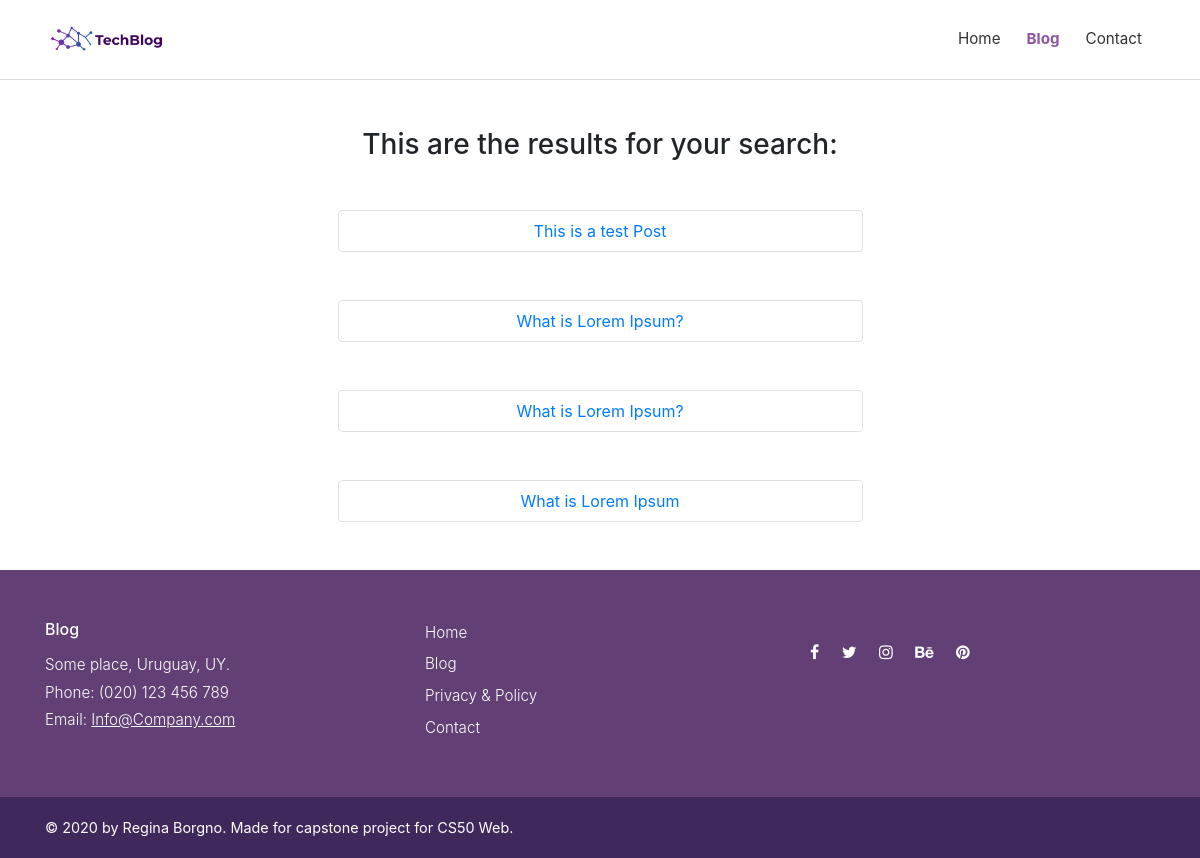
The app's page /search/ with its own data.
### posts/models.py (models this page shows, shortened)
class Post(models.Model):
    title = models.CharField(max_length=100)
    overview = models.TextField()
    timestamp = models.DateTimeField(auto_now_add=True)
    content = RichTextField(blank= True, null= True)
    author = models.ForeignKey(Author, on_delete=models.CASCADE)
    thumbnail = models.ImageField()
    categories = models.ManyToManyField(Category)
    featured = models.BooleanField()
    previous_post = models.ForeignKey(
        'self', related_name='previous', on_delete=models.SET_NULL, blank=True, null=True)
    next_post = models.ForeignKey(
        'self', related_name='next', on_delete=models.SET_NULL, blank=True, null=True)
    def get_absolute_url(self):
        return reverse('post-detail', kwargs={
            'id': self.id
        })

### posts/views.py (the view)
# urls.py: path('search/', search, name='search'),
def search(request):
    queryset = Post.objects.all()
    query = request.GET.get('q')
    if query:
        queryset = queryset.filter(
            Q(title__icontains=query) |
            Q(overview__icontains=query)
        ).distinct()
    context = {
        'queryset': queryset
    }
    return render(request, 'search_results.html', context)

### templates/search_results.html
{% extends 'layout.html' %}
{% load static %}
{% block content %}
<div class="container my-5">
    <div class="col-lg-6 mx-auto">
      <h3 class="text-center">This are the results for your search:</h3>
        {% for post in queryset %}
            <div class="text-center my-5 py-2 px-5 rounded table-bordered">
                <a href="{{ post.get_absolute_url }}">
                {{ post.title }}
               </a>
            </div>
        {% endfor %}
  </div>
</div>
{% endblock %}

### static_in_env/css/style.css (style rules this page uses)
body { overflow-x: hidden; }
a, i, span { display: inline-block; text-decoration: none; -webkit-transition: all 0.3s; transition: all 0.3s; }
h1, h2, h3, h4, h5, h6 { margin-bottom: 15px; }

### records on screen
Post: title "This is a test Post"
Post: title "What is Lorem Ipsum?"
Post: title "What is Lorem Ipsum?"
Post: title "What is Lorem Ipsum"
